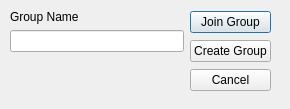
<?xml version="1.0" encoding="UTF-8"?>
<ui version="4.0">
 <class>joinGroupDialog</class>
 <widget class="QDialog" name="joinGroupDialog">
  <property name="geometry">
   <rect>
    <x>0</x>
    <y>0</y>
    <width>290</width>
    <height>109</height>
   </rect>
  </property>
  <property name="windowTitle">
   <string>Dialog</string>
  </property>
  <widget class="QWidget" name="">
   <property name="geometry">
    <rect>
     <x>10</x>
     <y>10</y>
     <width>261</width>
     <height>85</height>
    </rect>
   </property>
   <layout class="QHBoxLayout" name="horizontalLayout">
    <item>
     <layout class="QVBoxLayout" name="verticalLayout_3">
      <item>
       <layout class="QVBoxLayout" name="verticalLayout_2">
        <item>
         <widget class="QLabel" name="label_2">
          <property name="text">
           <string>Group Name</string>
          </property>
         </widget>
        </item>
        <item>
         <widget class="QLineEdit" name="groupNameLineEdit">
          <property name="clearButtonEnabled">
           <bool>false</bool>
          </property>
         </widget>
        </item>
       </layout>
      </item>
      <item>
       <spacer name="verticalSpacer">
        <property name="orientation">
         <enum>Qt::Vertical</enum>
        </property>
        <property name="sizeHint" stdset="0">
         <size>
          <width>20</width>
          <height>28</height>
         </size>
        </property>
       </spacer>
      </item>
     </layout>
    </item>
    <item>
     <layout class="QVBoxLayout" name="verticalLayout">
      <item>
       <widget class="QPushButton" name="joinPushButton">
        <property name="text">
         <string>Join Group</string>
        </property>
        <property name="default">
         <bool>true</bool>
        </property>
       </widget>
      </item>
      <item>
       <widget class="QPushButton" name="createPushButton">
        <property name="text">
         <string>Create Group</string>
        </property>
       </widget>
      </item>
      <item>
       <widget class="QPushButton" name="cancelPushButton">
        <property name="text">
         <string>Cancel</string>
        </property>
       </widget>
      </item>
     </layout>
    </item>
   </layout>
  </widget>
  <zorder>buttonBox</zorder>
  <zorder>label</zorder>
  <zorder>groupNameLineEdit</zorder>
  <zorder>label_2</zorder>
  <zorder>label_3</zorder>
  <zorder>label_4</zorder>
  <zorder>horizontalSpacer_2</zorder>
  <zorder>createGroupLineEdit</zorder>
  <zorder>line</zorder>
  <zorder>horizontalSpacer_3</zorder>
  <zorder>groupNameLineEdit</zorder>
  <zorder>cancelPushButton</zorder>
  <zorder>cancelPushButton</zorder>
  <zorder>groupNameLineEdit</zorder>
  <zorder>label_2</zorder>
  <zorder>verticalSpacer</zorder>
 </widget>
 <resources/>
 <connections/>
</ui>
